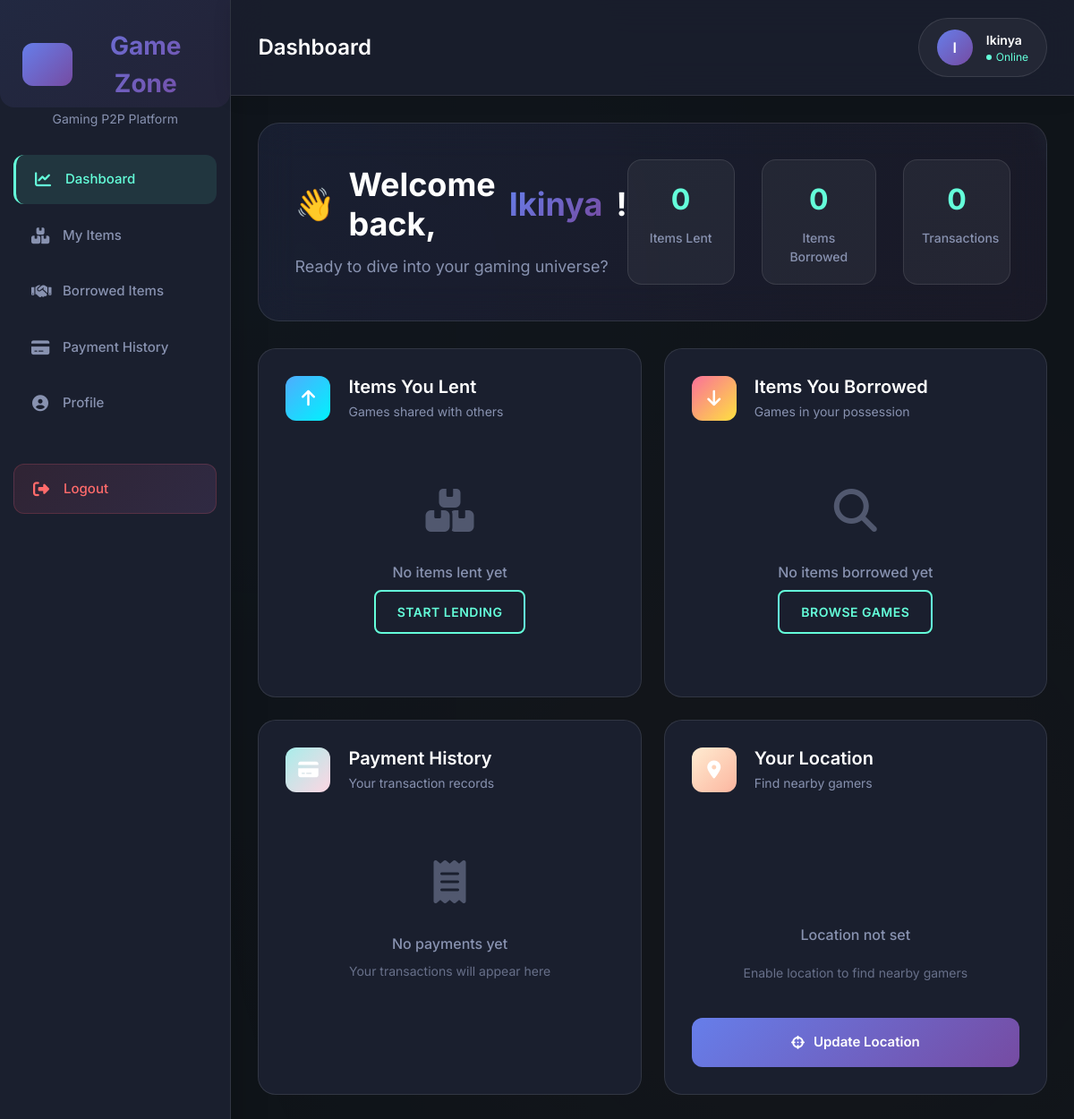
Page /dashboard/ (signed in) on the earlier database version.
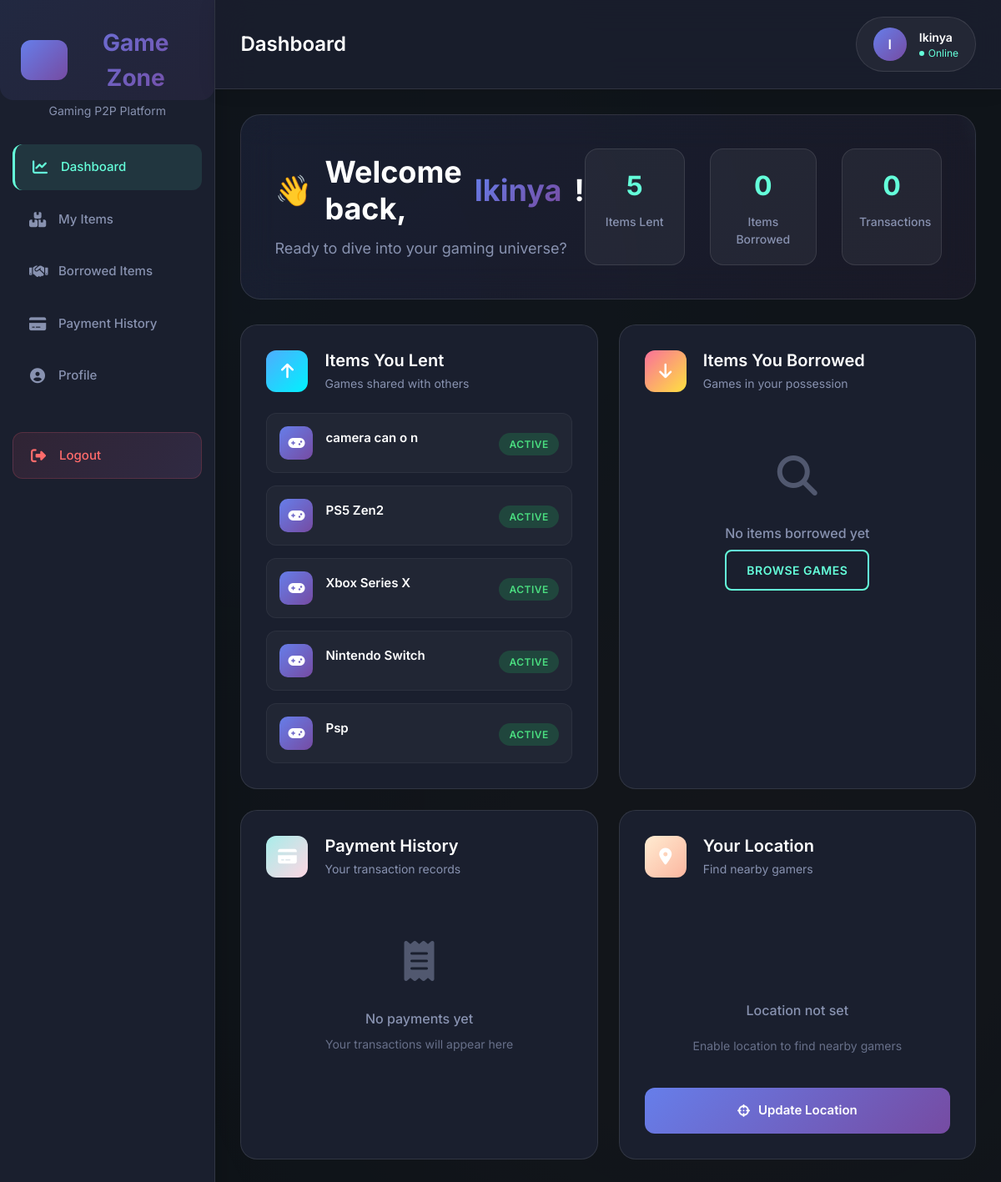
Same page on the later database version.
### product/models.py (models this page shows, shortened)
class Item(models.Model):
    name = models.CharField(max_length=255)
    description = models.TextField(blank=True, null=True)
    owner = models.ForeignKey(settings.AUTH_USER_MODEL, on_delete=models.CASCADE, related_name="items_lent")
    borrower = models.ForeignKey(settings.AUTH_USER_MODEL, on_delete=models.SET_NULL, null=True, blank=True, related_name="items_borrowed")
    is_borrowed = models.BooleanField(default=False)
    created_at = models.DateTimeField(default=timezone.now)
    file = models.FileField(upload_to="items/files/", blank=True, null=True)  # any file
    time_from = models.TimeField(null=True)
    time_to = models.TimeField(null=True)
    price = models.DecimalField(max_digits=20, decimal_places=2,null=True)

### product/views.py (the view)
# urls.py: path("dashboard/", views.dashboard, name="dashboard"),
@login_required
def dashboard(request):
    lent_items = Item.objects.filter(owner=request.user)
    borrowed_items = Item.objects.filter(borrower=request.user)
    payments = Payment.objects.filter(user=request.user)
    return render(request, "product/dashboard.html", {
        "lent_items": lent_items,
        "borrowed_items": borrowed_items,
        "payments": payments,
    })

### product/templates/product/dashboard.html (shortened to what the changed rows need)
{% extends "product/base.html" %}
{% block topbar %}Dashboard{% endblock %}
{% block content %}
<div class="dashboard-container">
  <div class="welcome-hero">
    <div class="welcome-content">
      <h1 class="welcome-title">
        <span class="wave">👋</span>
        Welcome back, <span class="username-highlight">{{ user.username }}</span>!
      </h1>
    </div>
    <div class="hero-stats">
      <div class="stat-item">
        <div class="stat-number">{{ lent_items|length }}</div>
        <div class="stat-label">Items Lent</div>
      </div>
    </div>
  </div>
  <div class="dashboard-grid">
    <div class="dashboard-card lent-card">
      <div class="card-content">
        {% if lent_items %}
          <div class="items-list">
            {% for item in lent_items %}
              <div class="item-entry">
                <div class="item-icon">
                  <i class="fas fa-gamepad"></i>
                </div>
                <div class="item-details">
                  <span class="item-name">{{ item.name }}</span>
                  <span class="item-condition condition-{{ item.condition|lower }}">
                  </span>
                </div>
                <div class="item-status">
                  <span class="status-badge active">Active</span>
                </div>
              </div>
            {% endfor %}
          </div>
        {% else %}
          <div class="empty-state">
            <div class="empty-icon">
              <i class="fas fa-boxes"></i>
            </div>
            <p class="empty-text">No items lent yet</p>
            <button class="btn-primary-outline">Start Lending</button>
          </div>
        {% endif %}
      </div>
    </div>
  </div>
</div>
{% endblock %}

Differences in the rows shown:
added Item: name "camera can o n"
added Item: name "PS5 Zen2"
added Item: name "Xbox Series X"
added Item: name "Nintendo Switch"
added Item: name "Psp"
Other differences:
{{ lent_items|length }}: "0" → "5"
text no longer shown: "No items lent yet START LENDING"
